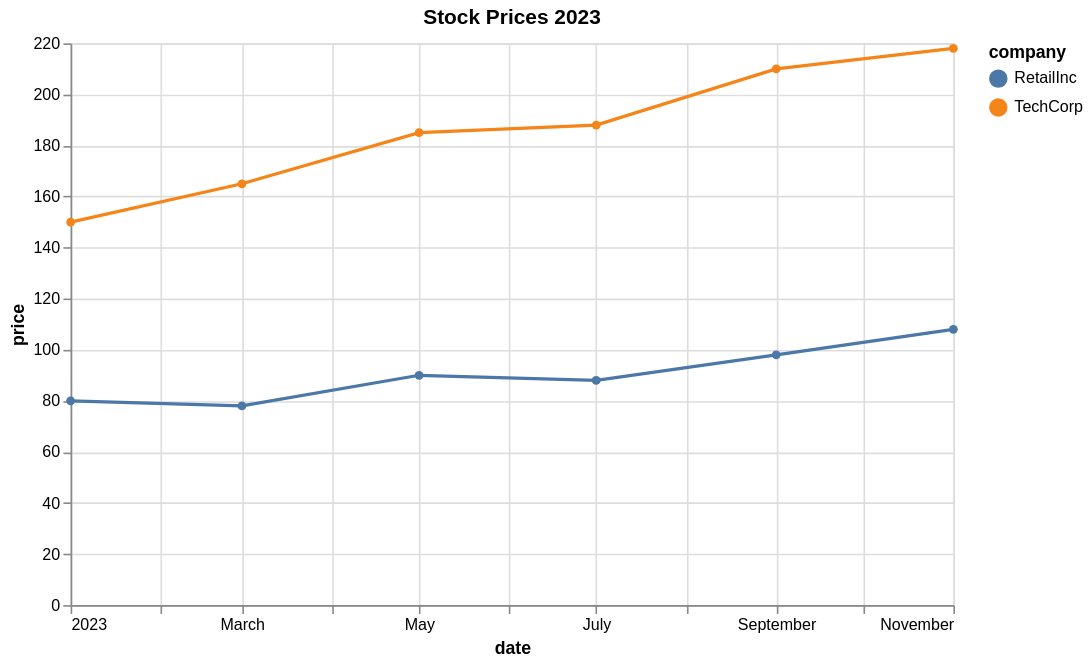

Write the Vega-Lite specification saved for this chart.
### Vega-Lite specification from a JSON file in a GitHub repository (floating-point values rounded to 4 significant figures)
{"$schema": "https://vega.github.io/schema/vega-lite/v5.json", "title": "Stock Prices 2023", "width": 550, "height": 350, "data": {"values": [{"date": "2023-01-01", "price": 150, "company": "TechCorp"}, {"date": "2023-03-01", "price": 165, "company": "TechCorp"}, {"date": "2023-05-01", "price": 185, "company": "TechCorp"}, {"date": "2023-07-01", "price": 188, "company": "TechCorp"}, {"date": "2023-09-01", "price": 210, "company": "TechCorp"}, {"date": "2023-11-01", "price": 218, "company": "TechCorp"}, {"date": "2023-01-01", "price": 80, "company": "RetailInc"}, {"date": "2023-03-01", "price": 78, "company": "RetailInc"}, {"date": "2023-05-01", "price": 90, "company": "RetailInc"}, {"date": "2023-07-01", "price": 88, "company": "RetailInc"}, {"date": "2023-09-01", "price": 98, "company": "RetailInc"}, {"date": "2023-11-01", "price": 108, "company": "RetailInc"}]}, "mark": {"type": "line", "point": true}, "encoding": {"x": {"field": "date", "type": "temporal", "scale": {}}, "y": {"field": "price", "type": "quantitative", "scale": {}}, "color": {"field": "company", "type": "nominal"}, "tooltip": [{"field": "date", "type": "temporal"}, {"field": "price", "type": "quantitative"}, {"field": "company", "type": "nominal"}]}, "transform": [], "params": []}
